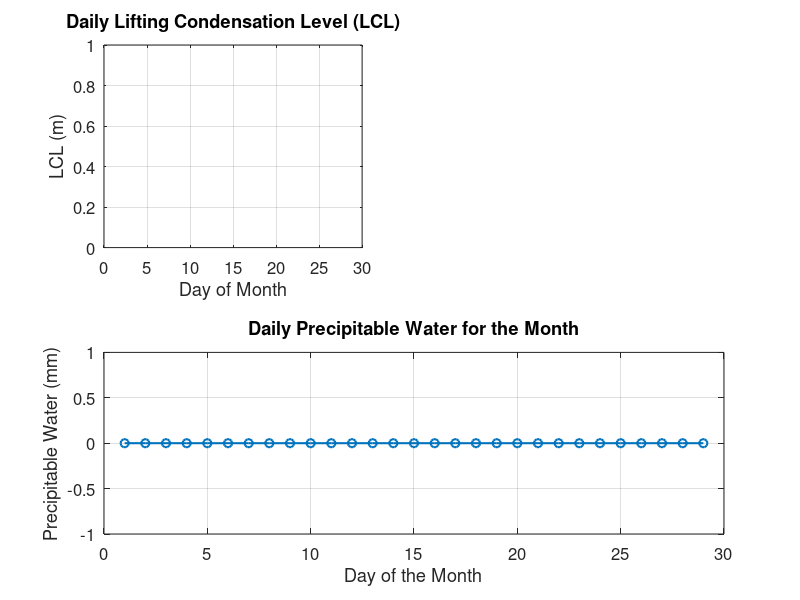

The MATLAB script that drew this image: (Note: this script raises an error after producing the figure.)
clear all
close all
clc

station = 17220;
region  = 'europe';

YY = 2024;
MM = 2 ;

numDays = eomday(YY, MM);

%% Preparing the data

pressureLevels = [1000, 925, 850, 700, 500]; % hPa
numLevels = numel(pressureLevels);

% Calculate daily values for each isobaric level
dailyTEMP = NaN(numDays, numLevels);  
dailyHGHT = NaN(numDays, numLevels);  
dailyWSPD = NaN(numDays, numLevels);  
dailyRHUM = NaN(numDays, numLevels);  
dailyThickness = NaN(numDays, 1); 
standTEMP = NaN(numDays, 1);  
LCL = NaN(numDays,1);
daily_lw = zeros(1, numDays);
calculatedHeight = NaN(numDays, numLevels);

for DD = 1:numDays
    HH = 0;
    filename = ['RWS_' num2str(station) '_' datestr(datenum(YY, MM, DD), 12) '.htm'];
    
    try
        % Download and process data
        downloadUA_1(region, station, YY, MM, DD, HH);
        [startRow, endRow] = read_UA_html(filename);
        mat = importfile(filename, startRow, endRow);
        
        PRES    = table2array( mat(:,1) );                 % hPa
        HGHT    = table2array( mat(:,2) );                 % m
        TEMP    = table2array( mat(:,3) );                 % C
        DWPT    = table2array( mat(:,4) );                 % C
        RHUM    = table2array( mat(:,5) );                 % g/kg
        MIXR    = table2array( mat(:,6) );                 % g/kg
        DRCT    = table2array( mat(:,7) );                 % deg
        WSPD    = table2array( mat(:,8) ) * 0.514;         % m/s

        EVPR    = (29/18) * PRES .* MIXR/1000;             % h
        


        % Read the file content to find the "Precipitable water [mm]" value
        fileContent = fileread(filename);
        targetString = "Precipitable water [mm] for entire sounding:";
        idx = strfind(fileContent, targetString);
        
        if ~isempty(idx)
            % Extract the value following the target string
            valueStr = regexp(fileContent(idx:end), ':\s*([\d.]+)', 'tokens', 'once');
            if ~isempty(valueStr)
                daily_lw(DD) = str2double(valueStr{1});
            else
                daily_lw(DD) = 0; % If parsing fails, set to zero
            end
        else
            daily_lw(DD) = 0; % If target string not found, set to zero
        end

        
        % Store data for  ground level
        groundTEMP(DD) = TEMP(1);        
        groundPRES(DD) = PRES(1);        
        groundWSPD(DD) = WSPD(1);       
        groundRHUM(DD) = RHUM(1);     
        
        for ii = 1:numLevels
            pressureLevel = pressureLevels(ii);

            % Calculate the height for the current pressure level using ground pressure
            calculatedHeight(DD, ii) = -17 * log(pressureLevel / groundPRES(DD));

            % Find the index for the current pressure level
            [~, idx] = min(abs(PRES - pressureLevel));
            
            % Store daily values at the current pressure level
            dailyTEMP(DD, ii) = TEMP(idx);
            dailyHGHT(DD, ii) = HGHT(idx) / 1000; % Convert to km
            dailyWSPD(DD, ii) = WSPD(idx);
            dailyRHUM(DD, ii) = RHUM(idx);
        
        end
        
        % Calculate thickness (1000 hPa - 500 hPa)
        [~, idx1000] = min(abs(PRES - 1000));
        [~, idx500] = min(abs(PRES - 500));
        dailyThickness(DD) = (HGHT(idx500) - HGHT(idx1000)) / 1000; % Convert to km
        
        % Calculate standard atmosphere temp
        standTEMP(DD) = groundTEMP(DD) - 6.5 * (dailyHGHT(DD, 1));


        % Calculate LCL
        if ~isnan(TEMP(1)) && ~isnan(DWPT(1))
            LCL(DD) = ((TEMP(1) - DWPT(1)) * 125); % m
        else
            LCL(DD) = NaN; 
        end

        % % Calculate PW 
        % PW(DD) = sum(0.5 * (MIXR(1:end-1) + MIXR(2:end)) .* (-diff(PRES))) / 100000;

    catch ME
        warning('Failed to process %s: %s', datestr(datenum(YY, MM, DD)), ME.message);
    end
end


%% TASK 1a - Timeseries on isobaric levels

% %Generate separate figures for each pressure level
% for ii = 1:numLevels
%     pressureLevel = pressureLevels(ii);
% 
%     figure;
% 
%     % Subplot 1: Temperature
%     subplot(2, 2, 1);
%     hold on;
%     plot(1:numDays, dailyTEMP(:, ii), 'o-', 'LineWidth', 1.5, 'DisplayName', 'Observed Temperature');
%     plot(1:numDays, standTEMP, 'o-', 'LineWidth', 1.5, 'DisplayName', 'Standard Atmosphere Temperature');
%     grid on;
%     xlabel('Day of Month');
%     ylabel('Temperature (°C)');
%     title(sprintf('Timeseries: Temperature at %.0f hPa', pressureLevel));
%     legend('Location','Best')
%     set(gca, 'FontSize', 12);
% 
%     % Subplot 2: Height
%     subplot(2, 2, 2);
%     hold on;
%     plot(1:numDays, dailyHGHT(:, ii), 'o-', 'LineWidth', 1.5, 'DisplayName', 'Height');
%     plot(1:numDays, calculatedHeight(:, ii), 'x-', 'LineWidth', 1.5, 'DisplayName', sprintf('Calculated Height at %.0f hPa', pressureLevel));
%     grid on;
%     xlabel('Day of Month');
%     ylabel('Height (km)');
%     title(sprintf('Timeseries: Height at %.0f hPa', pressureLevel));
%     set(gca, 'FontSize', 12);
% 
%     % Subplot 3: Wind Speed
%     subplot(2, 2, 3);
%     plot(1:numDays, dailyWSPD(:, ii), 'o-', 'LineWidth', 1.5, 'DisplayName', 'Wind Speed');
%     grid on;
%     xlabel('Day of Month');
%     ylabel('Wind Speed (m/s)');
%     title(sprintf('Timeseries: Wind Speed at %.0f hPa', pressureLevel));
%     set(gca, 'FontSize', 12);
% 
%     % Subplot 4: Relative Humidity
%     subplot(2, 2, 4);
%     plot(1:numDays, dailyRHUM(:, ii), 'o-', 'LineWidth', 1.5, 'DisplayName', 'Relative Humidity');
%     grid on;
%     xlabel('Day of Month');
%     ylabel('Relative Humidity (%)');
%     title(sprintf('Timeseries: Relative Humidity at %.0f hPa', pressureLevel));
%     set(gca, 'FontSize', 12);
% 
%         % Add Thickness subplot after the 500 hPa figure
%         if pressureLevel == 500
%             figure;
%             plot(1:numDays, dailyThickness, 'o-', 'LineWidth', 1.5, 'DisplayName', 'Thickness 1000-500 hPa');
%             grid on;
%             xlabel('Day of Month');
%             ylabel('Thickness (km)');
%             title('Thickness between 1000 and 500 hPa');
%             set(gca, 'FontSize', 12);
%         end
% end


%% TASK 1b - Timeseries on the ground

% % Plot daily surface (ground) data
% figure;
% 
% % Subplot 1: Surface Temperature
% subplot(2, 2, 1);
% plot(1:numDays, groundTEMP, 'o-', 'LineWidth', 1.5, 'DisplayName', 'Surface Temperature');
% grid on;
% xlabel('Day of Month');
% ylabel('Temperature (°C)');
% title('Surface Temperature');
% set(gca, 'FontSize', 12);
% 
% % Subplot 2: Surface Pressure
% subplot(2, 2, 2);
% plot(1:numDays, groundPRES, 'o-', 'LineWidth', 1.5, 'DisplayName', 'Surface Pressure');
% grid on;
% xlabel('Day of Month');
% ylabel('Pressure (hPa)');
% title('Surface Pressure');
% set(gca, 'FontSize', 12);
% 
% % Subplot 3: Surface Wind Speed
% subplot(2, 2, 3);
% plot(1:numDays, groundWSPD, 'o-', 'LineWidth', 1.5, 'DisplayName', 'Surface Wind Speed');
% grid on;
% xlabel('Day of Month');
% ylabel('Wind Speed (m/s)');
% title('Surface Wind Speed');
% set(gca, 'FontSize', 12);
% 
% % Subplot 4: Surface Relative Humidity
% subplot(2, 2, 4);
% plot(1:numDays, groundRHUM, 'o-', 'LineWidth', 1.5, 'DisplayName', 'Surface RHUM');
% grid on;
% xlabel('Day of Month');
% ylabel('Relative Humidity (%)');
% title('Surface Relative Humidity');
% set(gca, 'FontSize', 12);

%% TASK 1c - Timeseries : LCL, pricipitable water, reversal zone,saturation zone
 
%Plot daily LCL
figure;
subplot(2,2,1);
plot(1:numDays, LCL, 'o-', 'LineWidth', 1.5, 'DisplayName', 'LCL');
grid on;
xlabel('Day of Month');
ylabel('LCL (m)');
title('Daily Lifting Condensation Level (LCL)');
set(gca, 'FontSize', 12);

% Plot the daily precipitation water
subplot(2,1,2);
plot(1:numDays, daily_lw, '-o', 'LineWidth', 1.5, 'MarkerSize', 6);
grid on;
xlabel('Day of the Month');
ylabel('Precipitable Water (mm)');
title('Daily Precipitable Water for the Month');
set(gca, 'FontSize', 12);
if ~isempty(valid_lw)
    ylim([min(valid_lw) - 0.5, max(valid_lw) + 0.5]);
else
    disp('No valid data available for daily precipitable water.');
end


% Reversal zones -> where the lapse rate increases with height
lapseRate = NaN(numDays, numLevels - 1);  
increasingLapseLayerHeight = NaN(numDays, 1); 


for DD = 1:numDays
    % Calculate lapse rate for each consecutive pair of levels
    for ii = 1:numLevels - 1
        dT = dailyTEMP(DD, ii) - dailyTEMP(DD, ii+1);  % Temperature difference (°C)
        dZ = dailyHGHT(DD, ii) - dailyHGHT(DD, ii+1);  % Height difference (km)
        lapseRate(DD, ii) = dT / dZ;
    end

   for ii = 1:numLevels - 2
        if lapseRate(DD, ii+1) > lapseRate(DD, ii)  
            increasingLapseLayerHeight(DD) = dailyHGHT(DD, ii+1); 
            break; 
        end
    end
end

subplot(2,2,3);
plot(1:numDays, increasingLapseLayerHeight, 'o-', 'LineWidth', 1.5);
grid on;
xlabel('Day of the Month');
ylabel('Layer Height (km)');
title('Reversal Zones');
set(gca, 'FontSize', 12);


% Saturation zones
RHUM100LayerHeight = NaN(numDays, 1);  

for DD = 1:numDays
    for ii = 1:numLevels
        if dailyRHUM(DD, ii) == 100  
            RHUM100LayerHeight(DD) = dailyHGHT(DD, ii);  
            break;  
        end
    end
end

subplot(2,2,4);
bar(1:numDays, RHUM100LayerHeight, 'FaceColor', 'b');
grid on;
xlabel('Day of the Month');
ylabel('Layer Height (km)');
title('Saturation zones');
set(gca, 'FontSize', 12);

